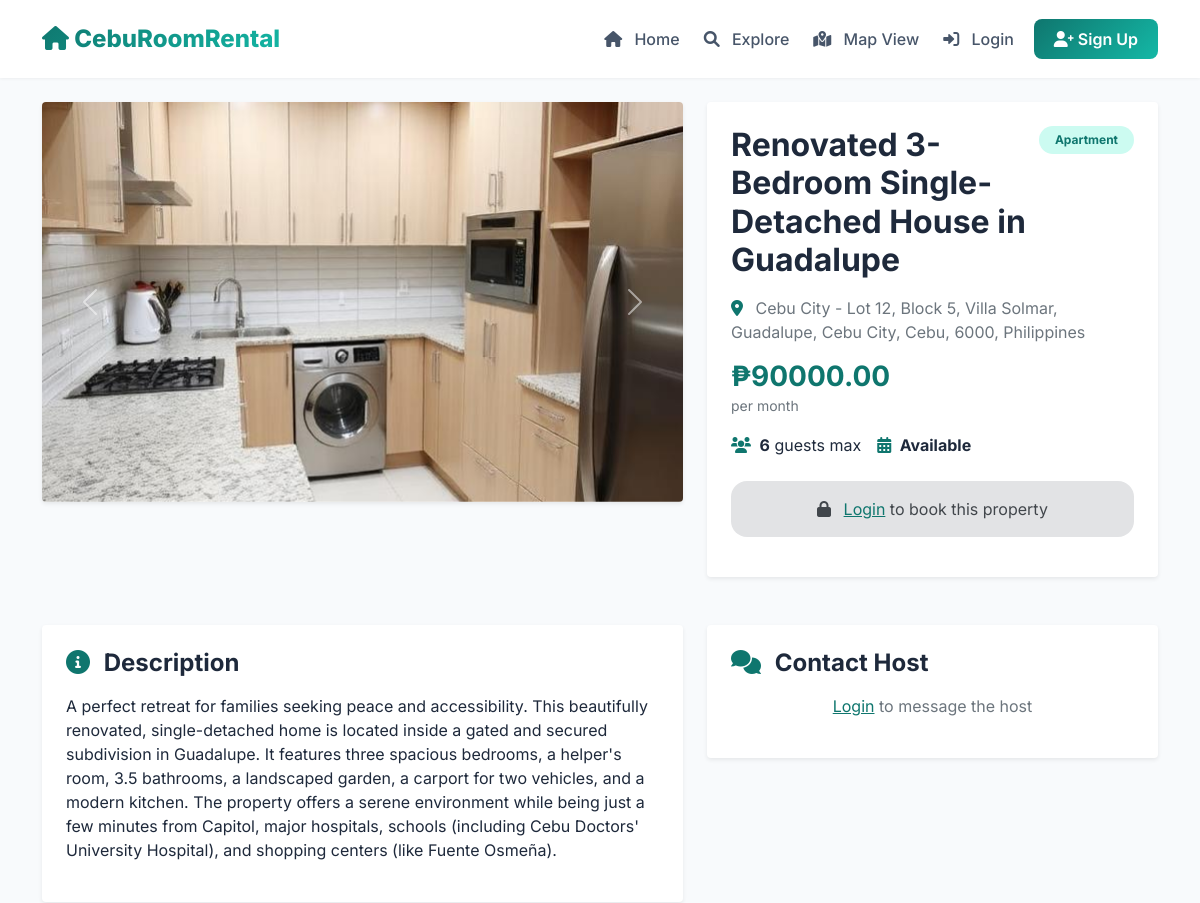
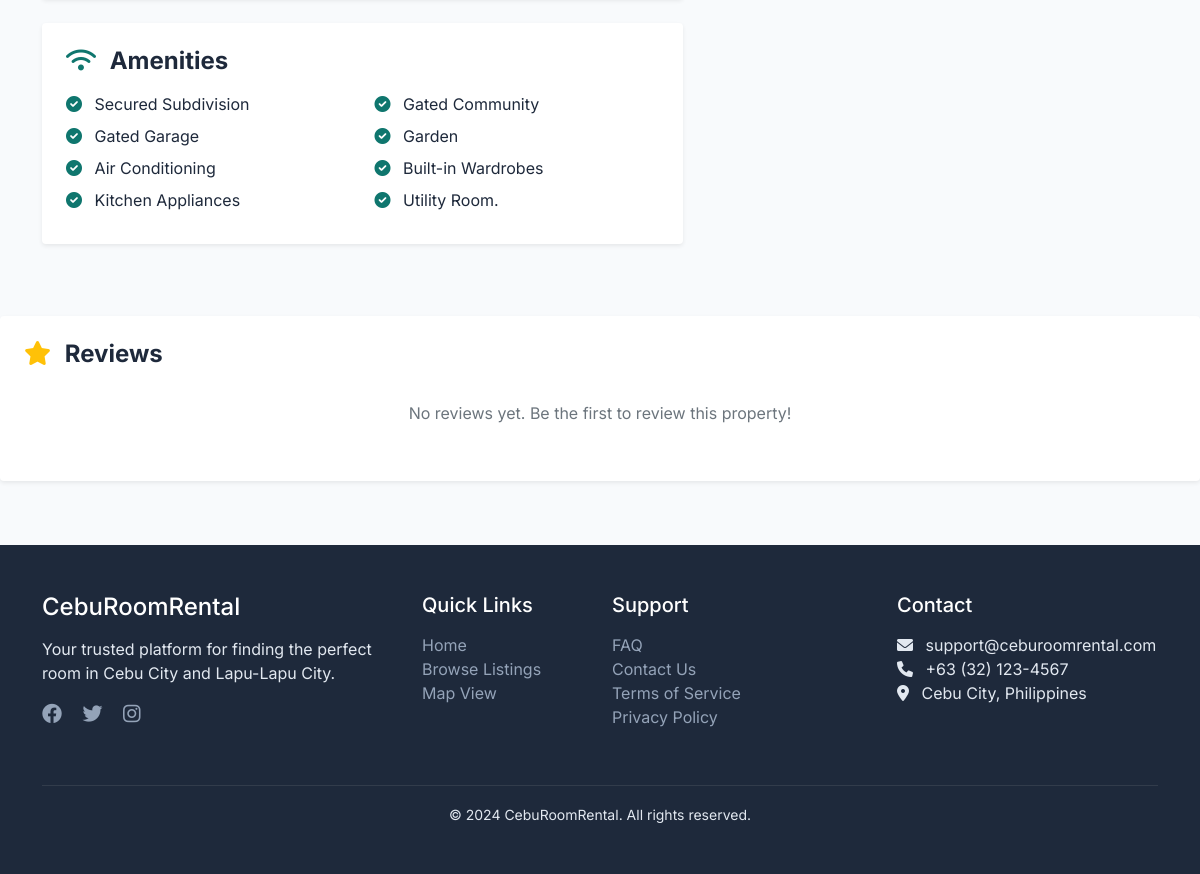
/listing/2/, run on the app's committed database (2 pictures, top to bottom).
### rentals/models.py (models this page shows, shortened)
class Listing(models.Model):
    PROPERTY_TYPES = [
        ('boarding', 'Boarding House'),
        ('apartment', 'Apartment'),
        ('condo', 'Condominium'),
        ('dorm', 'Dormitory'),
        ('airbnb', 'Airbnb'),
    ]
    LOCATIONS = [
        ('cebu_city', 'Cebu City'),
        ('lapulapu', 'Lapu-Lapu City'),
        ('mandaue', 'Mandaue City'),
        ('talisay', 'Talisay City'),
        ('naga', 'Naga City'),
        ('carcar', 'Carcar City'),
        ('toledo', 'Toledo City'),
    ]
    title = models.CharField(max_length=200)
    description = models.TextField()
    property_type = models.CharField(max_length=20, choices=PROPERTY_TYPES)
    location = models.CharField(max_length=20, choices=LOCATIONS)
    address = models.CharField(max_length=500)
    daily_price = models.DecimalField(max_digits=10, decimal_places=2, null=True, blank=True)
    monthly_price = models.DecimalField(max_digits=10, decimal_places=2, null=True, blank=True)
    max_occupants = models.IntegerField()
    amenities = models.TextField(blank=True, help_text="List amenities separated by commas")
    image1 = models.ImageField(upload_to='listings/', blank=True, null=True)
    image2 = models.ImageField(upload_to='listings/', blank=True, null=True)
    image3 = models.ImageField(upload_to='listings/', blank=True, null=True)
    owner = models.ForeignKey(User, on_delete=models.CASCADE, related_name='listings')
    created_at = models.DateTimeField(auto_now_add=True)
    is_available = models.BooleanField(default=True)
    def get_amenities_list(self):
        if self.amenities:
            return [a.strip() for a in self.amenities.split(',')]
        return []

### rentals/views.py (the view, shortened to what this page needs)
# urls.py: path('listing/<int:pk>/', views.listing_detail, name='listing_detail'),
def listing_detail(request, pk):
    from decimal import Decimal
    listing = get_object_or_404(Listing, pk=pk)
    can_book = request.user.is_authenticated and request.user != listing.owner
    if request.method == 'POST' and 'book' in request.POST:
        if not request.user.is_authenticated:
            messages.error(request, 'Please login to book a room.')
            return redirect('login')
        if request.user == listing.owner:
            messages.error(request, 'You cannot book your own listing.')
            return redirect('listing_detail', pk=pk)
        form = BookingForm(request.POST)
        if form.is_valid():
            booking = form.save(commit=False)
            booking.listing = listing
            booking.buyer = request.user
            days = (booking.check_out_date - booking.check_in_date).days
            if days <= 0:
                days = 1
            if listing.daily_price:
                booking.total_price = listing.daily_price * Decimal(days)
            elif listing.monthly_price:
                booking.total_price = listing.monthly_price * (Decimal(days) / Decimal(30))
            else:
                booking.total_price = Decimal(0)
            booking.save()
            messages.success(request, 'Booking request sent! The owner will confirm soon.')
            return redirect('my_bookings')
        else:
            messages.error(request, 'Please correct the errors below.')
    else:
        form = BookingForm()
    msg_form = MessageForm()
    messages_list = []
    if request.user.is_authenticated:
        messages_list = Message.objects.filter(listing=listing).filter(
            Q(sender=request.user) | Q(receiver=request.user)
        ).order_by('created_at')
    context = {
        'listing': listing,
        'form': form,
        'msg_form': msg_form,
        'messages': messages_list,
        'can_book': can_book,
    }
    return render(request, 'rentals/listing_detail.html', context)

### rentals/context_processors.py (called while the page is built, shortened)
def notification_counts(request):
    context = {
        'booking_notification_count': 0,
        'message_notification_count': 0,
    }
    return context

### templates/rentals/listing_detail.html (shortened to what this page needs)
{% extends 'base.html' %}
{% load crispy_forms_tags %}
{% block content %}
<div class="container py-4">
    <div class="row">
        <div class="col-lg-7 mb-4">
            <div class="card border-0 shadow-sm rounded-4 overflow-hidden">
                <div id="listingCarousel" class="carousel slide" data-bs-ride="carousel">
                    <div class="carousel-inner">
                        {% if listing.image1 %}
                            <div class="carousel-item active">
                                <img src="{{ listing.image1.url }}" class="d-block w-100" style="height: 400px; object-fit: cover;" alt="{{ listing.title }}">
                            </div>
                        {% endif %}
                    </div>
                    {% if listing.image2 or listing.image3 %}
                        <button class="carousel-control-prev" type="button" data-bs-target="#listingCarousel" data-bs-slide="prev">
                            <span class="carousel-control-prev-icon" aria-hidden="true"></span>
                        </button>
                        <button class="carousel-control-next" type="button" data-bs-target="#listingCarousel" data-bs-slide="next">
                            <span class="carousel-control-next-icon" aria-hidden="true"></span>
                        </button>
                    {% endif %}
                </div>
            </div>
        </div>
        <div class="col-lg-5 mb-4">
            <div class="card border-0 shadow-sm rounded-4 sticky-top" style="top: 90px;">
                <div class="card-body p-4">
                    <div class="d-flex justify-content-between align-items-start mb-3">
                        <h2 class="fw-bold mb-0">{{ listing.title }}</h2>
                        <span class="badge bg-teal-light text-teal px-3 py-2 rounded-pill">
                            {{ listing.get_property_type_display }}
                        </span>
                    </div>
                    <p class="text-muted mb-3">
                        <i class="fas fa-map-marker-alt text-teal me-2"></i> {{ listing.get_location_display }} - {{ listing.address }}
                    </p>
                    <div class="mb-3">
                        {% if listing.monthly_price %}
                            <h3 class="fw-bold text-teal mb-0 mt-2">₱{{ listing.monthly_price }}</h3>
                            <small class="text-muted">per month</small>
                        {% endif %}
                    </div>
                    <div class="mb-4">
                        <div class="d-flex gap-3 mb-2">
                            <div>
                                <i class="fas fa-users text-teal me-1"></i>
                                <strong>{{ listing.max_occupants }}</strong> guests max
                            </div>
                            <div>
                                <i class="fas fa-calendar-alt text-teal me-1"></i>
                                <strong>Available</strong>
                            </div>
                        </div>
                    </div>
                    {% if can_book and listing.is_available %}
                        <div class="booking-section">
                            <hr>
                            <h5 class="fw-bold mb-3"><i class="fas fa-calendar-check text-teal me-2"></i> Book This Property</h5>
                            <form method="POST">
                                {% csrf_token %}
                                {{ form|crispy }}
                                <button type="submit" name="book" class="btn btn-teal w-100 py-2 rounded-pill mt-3">
                                    <i class="fas fa-check-circle me-2"></i> Request Booking
                                </button>
                            </form>
                        </div>
                    {% elif user == listing.owner %}
                        <div class="alert alert-info text-center">
                            <i class="fas fa-info-circle me-2"></i> This is your property
                        </div>
                    {% elif not listing.is_available %}
                        <div class="alert alert-warning text-center">
                            <i class="fas fa-calendar-times me-2"></i> Currently Not Available
                        </div>
                    {% else %}
                        <div class="alert alert-secondary text-center">
                            <i class="fas fa-lock me-2"></i> <a href="{% url 'login' %}" class="text-teal">Login</a> to book this property
                        </div>
                    {% endif %}
                </div>
            </div>
        </div>
    </div>
    <div class="row mt-4">
        <div class="col-lg-7">
            <div class="card border-0 shadow-sm rounded-4 mb-4">
                <div class="card-body p-4">
                    <h4 class="fw-bold mb-3"><i class="fas fa-info-circle text-teal me-2"></i> Description</h4>
                    <p class="text-muted">{{ listing.description|linebreaks }}</p>
                </div>
            </div>
            <div class="card border-0 shadow-sm rounded-4 mb-4">
                <div class="card-body p-4">
                    <h4 class="fw-bold mb-3"><i class="fas fa-wifi text-teal me-2"></i> Amenities</h4>
                    <div class="row">
                        {% for amenity in listing.get_amenities_list %}
                            <div class="col-md-6 mb-2">
                                <i class="fas fa-check-circle text-teal me-2"></i> {{ amenity }}
                            </div>
                        {% empty %}
                            <p class="text-muted">No amenities listed</p>
                        {% endfor %}
                    </div>
                </div>
            </div>
        </div>
        <div class="col-lg-5">
            <div class="card border-0 shadow-sm rounded-4">
                <div class="card-body p-4">
                    <h4 class="fw-bold mb-3"><i class="fas fa-comments text-teal me-2"></i> Contact Host</h4>
                    {% if user.is_authenticated and user != listing.owner %}
                        <div class="message-section">
                            <div class="message-container mb-3" style="max-height: 300px; overflow-y: auto;">
                                {% for msg in messages %}
                                    <div class="mb-3 {% if msg.sender == user %}text-end{% endif %}">
                                        <div class="d-inline-block p-2 rounded-3 {% if msg.sender == user %}bg-teal text-white{% else %}bg-light border{% endif %}" style="max-width: 85%;">
                                            <small class="d-block {% if msg.sender == user %}text-white-50{% else %}text-muted{% endif %}">
                                                {{ msg.sender.username }} - {{ msg.created_at|date:"M d, H:i" }}
                                            </small>
                                            <p class="mb-0">{{ msg.message }}</p>
                                        </div>
                                    </div>
                                {% empty %}
                                    <p class="text-muted text-center py-3">No messages yet. Start a conversation!</p>
                                {% endfor %}
                            </div>
                            <form method="POST">
                                {% csrf_token %}
                                <textarea name="message" rows="3" class="form-control" placeholder="Type your message here..." required></textarea>
                                <button type="submit" class="btn btn-outline-teal w-100 rounded-pill mt-2">
                                    <i class="fas fa-paper-plane me-2"></i> Send Message
                                </button>
                            </form>
                        </div>
                    {% elif not user.is_authenticated %}
                        <p class="text-muted text-center">
                            <a href="{% url 'login' %}" class="text-teal">Login</a> to message the host
                        </p>
                    {% elif user == listing.owner %}
                        <p class="text-muted text-center">
                            This is your listing. View messages from your <a href="{% url 'messages' %}" class="text-teal">inbox</a>.
                        </p>
                    {% endif %}
                </div>
            </div>
        </div>
    </div>
</div>
<div class="row mt-4">
    <div class="col-12">
        <div class="card border-0 shadow-sm rounded-4">
            <div class="card-body p-4">
                <div class="d-flex justify-content-between align-items-center mb-3">
                    <h4 class="fw-bold mb-0">
                        <i class="fas fa-star text-warning me-2"></i> Reviews
                    </h4>
                </div>
                {% with reviews=listing.reviews.all %}
                    {% if reviews %}
                        {% for review in reviews %}
                            <div class="border-bottom pb-3 mb-3">
                                <div class="d-flex justify-content-between align-items-start">
                                    <div>
                                        <strong>{{ review.user.username }}</strong>
                                        <div class="text-warning">
                                            {% for i in "12345"|make_list %}
                                                {% if forloop.counter <= review.rating %}
                                                    <i class="fas fa-star"></i>
                                                {% else %}
                                                    <i class="far fa-star"></i>
                                                {% endif %}
                                            {% endfor %}
                                        </div>
                                    </div>
                                    <small class="text-muted">{{ review.created_at|date:"M d, Y" }}</small>
                                </div>
                                {% if review.comment %}
                                    <p class="mt-2 mb-0 text-muted">{{ review.comment }}</p>
                                {% endif %}
                            </div>
                        {% endfor %}
                        <div class="mt-2">
                            <strong>Average Rating:
                                {% with total_rating=0 %}
                                    {% for review in reviews %}
                                        {% with total_rating=total_rating|add:review.rating %}
                                        {% endwith %}
                                    {% endfor %}
                                {% endwith %}
                                {% with avg=listing.reviews.all|length %}
                                    {% if avg > 0 %}
                                        {% with sum=0 %}
                                            {% for r in listing.reviews.all %}
                                                {% with sum=sum|add:r.rating %}
                                                {% endwith %}
                                            {% endfor %}
                                        {% endwith %}
                                    {% endif %}
                                {% endwith %}
                            </strong>
                        </div>
                    {% else %}
                        <p class="text-muted text-center py-3">No reviews yet. Be the first to review this property!</p>
                    {% endif %}
                {% endwith %}
            </div>
        </div>
    </div>
</div>
{% endblock %}

### templates/base.html (style rules this page uses)
* { margin: 0; padding: 0; box-sizing: border-box; }
body { font-family: 'Inter', sans-serif; background-color: #f8fafc; color: #1e293b; }
.alert { border: none; border-radius: 1rem; padding: 1rem 1.5rem; }

### templates/rentals/listing_detail.html (style rules this page uses)
.text-teal { color: #0f766e; }
.bg-teal-light { background-color: #ccfbf1; }

### data on the page
Listing: image1 (picture), title "Renovated 3-Bedroom Single-Detached House in Guadalupe", property_type "Apartment", location "Cebu City", address "Lot 12, Block 5, Villa Solmar, Guadalupe, Cebu City, Cebu, 6000, Philippines", monthly_price "90000.00", max_occupants "6", description "A perfect retreat for families seeking peace and accessibility. This beautifully renovated, single-detached home is located inside a gated and secured subdivision in Guadalupe. It features three spacious bedrooms, a helper's room, 3.5 bathrooms, a landscaped garden, a carport for two vehicles, and a modern kitchen. The property offers a serene environment while being just a few minutes from Capitol, major hospitals, schools (including Cebu Doctors' University Hospital), and shopping centers (like Fuente Osmeña)."

### other printed values
{{ amenity }} "Secured Subdivision" "Gated Community" "Gated Garage" "Garden" "Air Conditioning" "Built-in Wardrobes" "Kitchen Appliances" "Utility Room."
